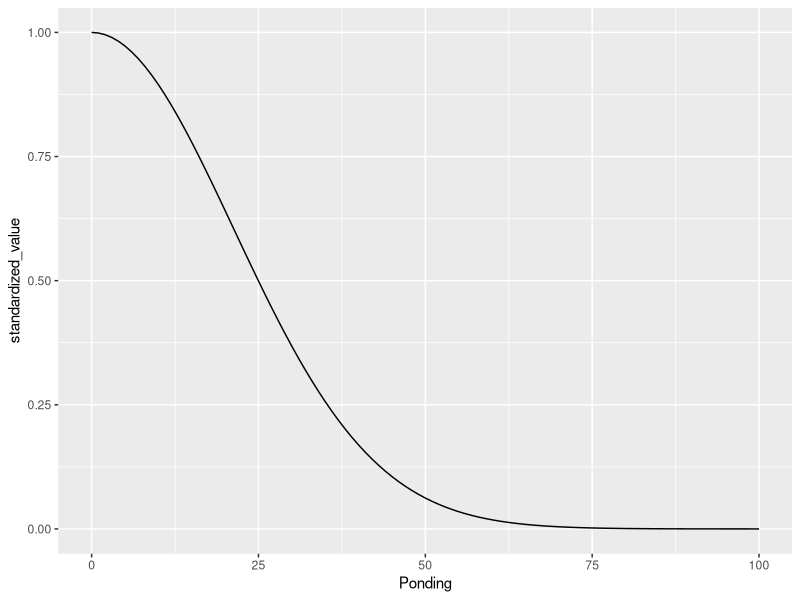
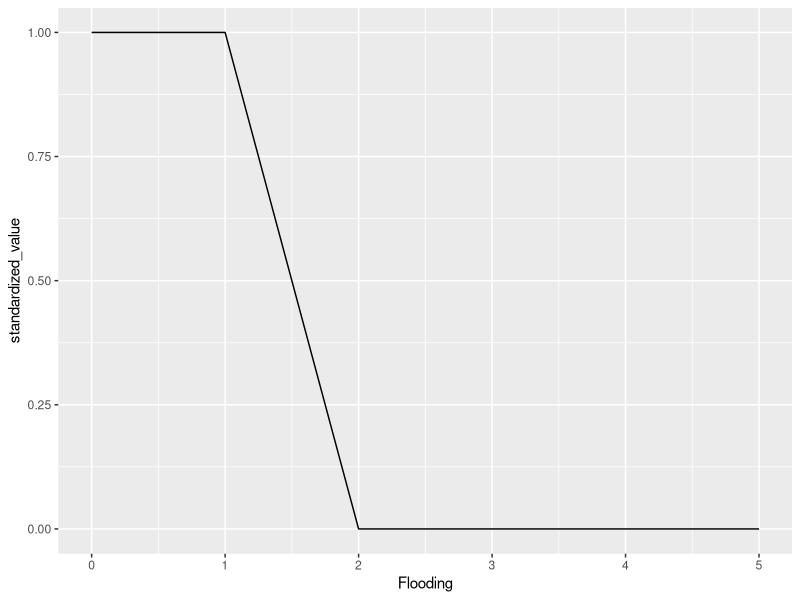
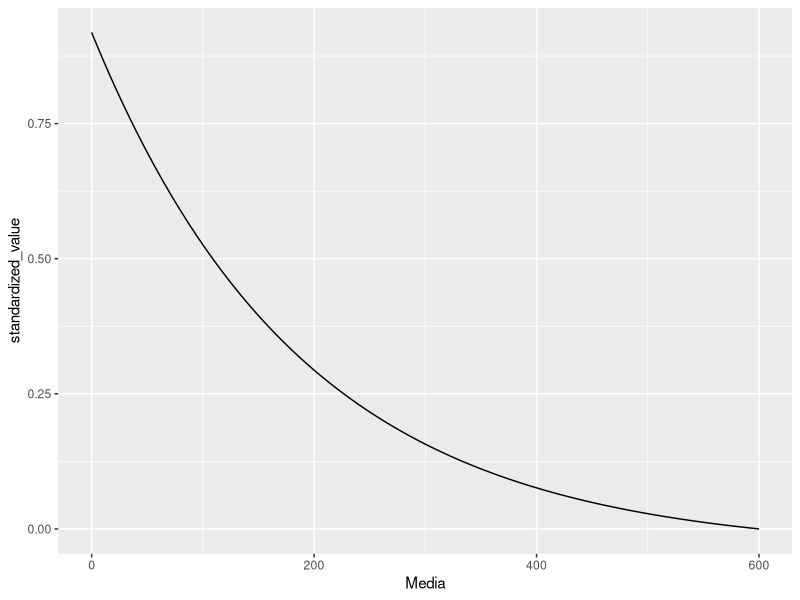
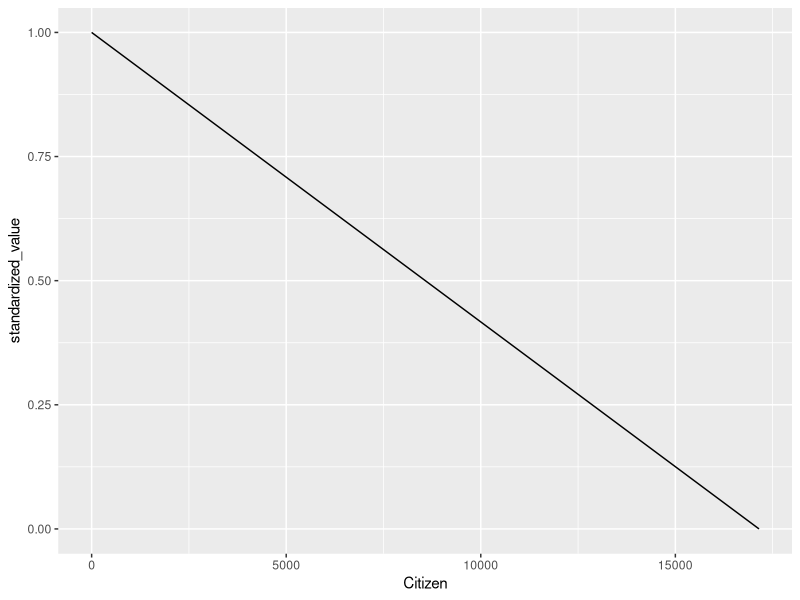
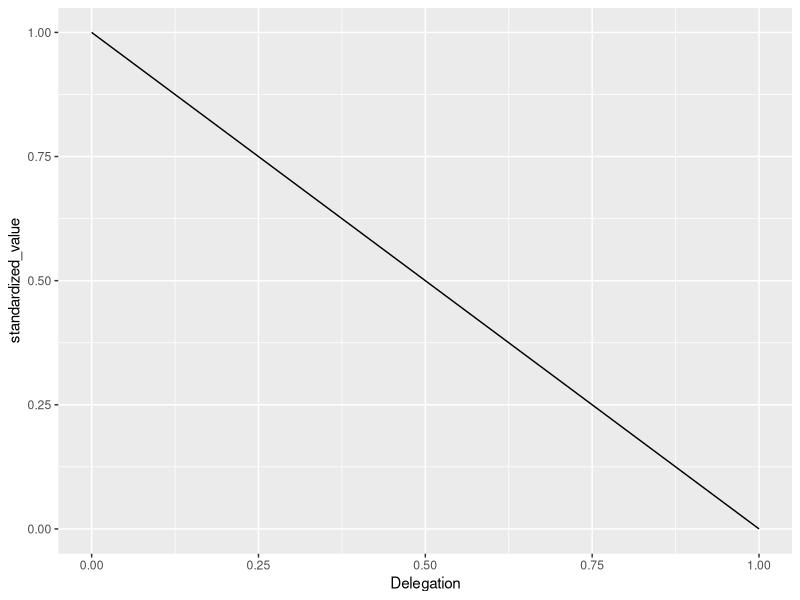
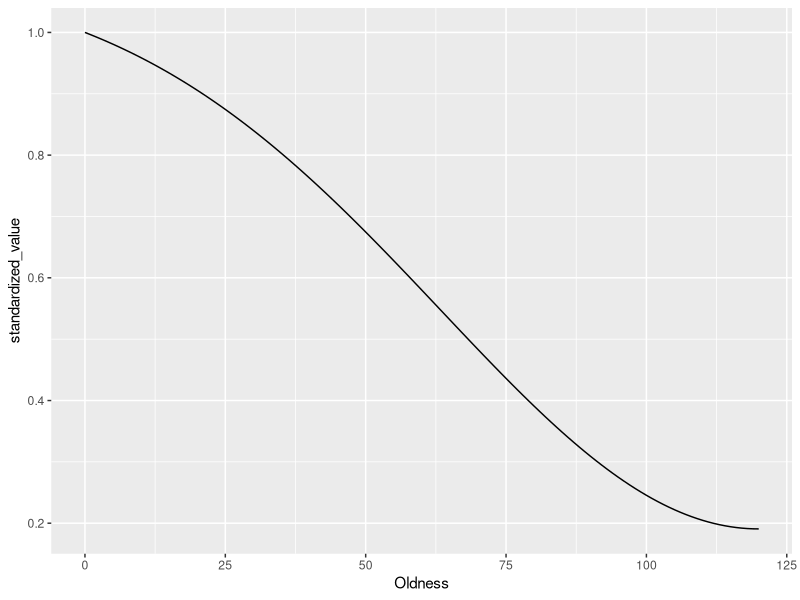
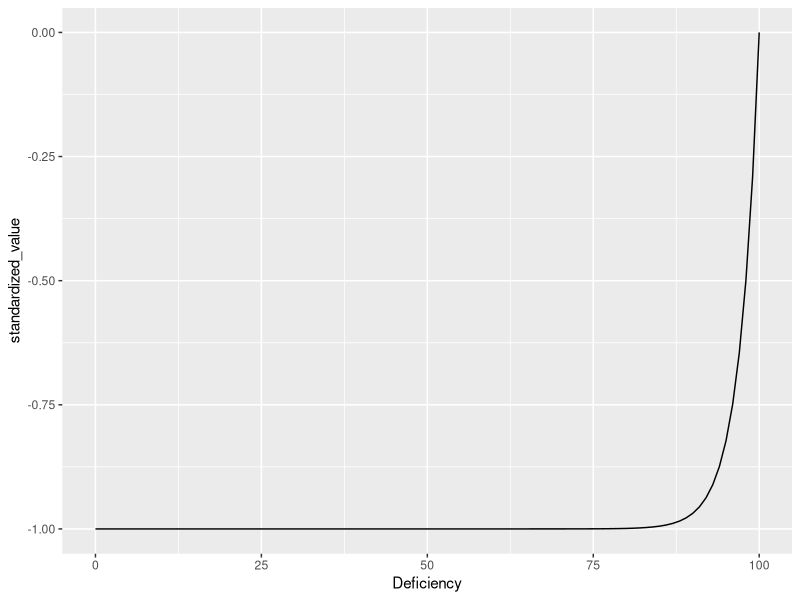
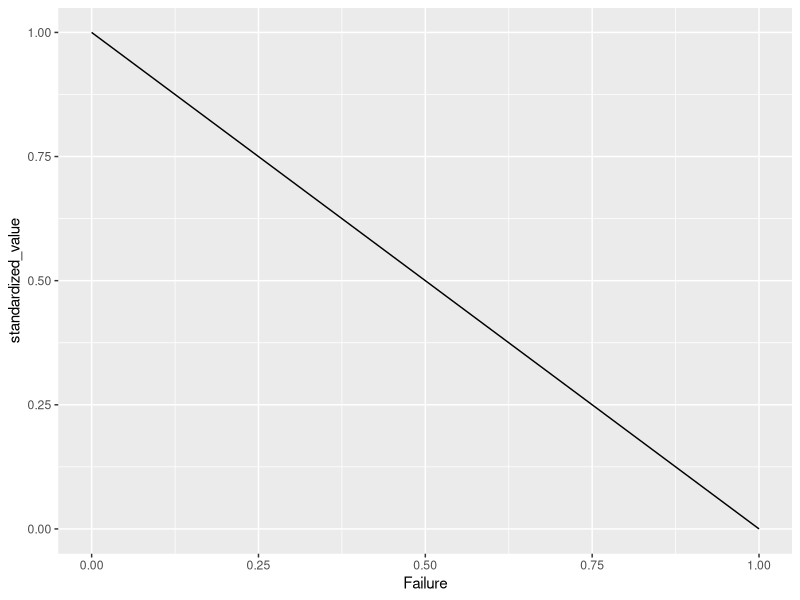

Recreate these plots in R, in order.
## ---- chunk 1
knitr::opts_chunk$set(echo = TRUE)
## ---- chunk 2
require(ggplot2)
require(gridExtra)
## ---- chunk 3
v_c=seq(0,100,1)

y_menos =exp(-((100/30)^2))
y_mas=exp(-((0/30)^2))

standardized_value=(exp(-((v_c/30)^2))-y_menos)/(y_mas+y_menos)

dd<-data.frame(Ponding=seq(0,100,1),standardized_value=(exp(-((v_c/30)^2))-y_menos)/(y_mas+y_menos))
p1=ggplot(data=dd,aes(x=Ponding,y=standardized_value))+geom_line()
p1
## ---- chunk 4
v_c=seq(0,5,1)

standardized_value=1 -(v_c>1)
dd<-data.frame(Flooding=seq(0,5,1),standardized_value=1 -(v_c>1))

p2=ggplot(data=dd,aes(x=Flooding,y=standardized_value))+geom_line()
p2
## ---- chunk 5
v_c=seq(0,600,1)
p_1=(-log(log(1.1+0.88*(10-2),base = 10),base = 10))/((log(600,base = 10))^2)

y_menos =exp(-p_1*600)
y_mas=exp(-p_1*0)

standardized_value=(exp(-p_1*v_c)-y_menos)/(y_mas+y_menos)

dd<-data.frame(Media=seq(0,600,1),standardized_value=(exp(-p_1*v_c)-y_menos)/(y_mas+y_menos))

p3=ggplot(data=dd,aes(x=Media,y=standardized_value))+geom_line()
p3

## ---- chunk 6
v_c=seq(0,17152,10)
standardized_value = 1 - v_c/max(v_c)
dd<-data.frame(Citizen=seq(0,17152,10),standardized_value = 1 - v_c/max(v_c))

p4=ggplot(data=dd,aes(x=Citizen,y=standardized_value))+geom_line()
p4
## ---- chunk 7
v_c=seq(0,1,0.01)
standardized_value = 1 - v_c

dd<-data.frame(Delegation=seq(0,1,0.01),standardized_value = 1 - v_c)

p5=ggplot(data=dd,aes(x=Delegation,y=standardized_value))+geom_line()
p5
## ---- chunk 8
Oldness=seq(0,120,1)

y_mas =exp(-(((120-120)/80)^2))
y_menos=exp(-(((0-120)/80)^2))

standardized_value=1 -(exp(-(((Oldness-120)/80)^2))-y_menos)/(y_mas+y_menos)

dd<-data.frame(Oldness=seq(0,120,1),standardized_value=1 -(exp(-(((Oldness-120)/80)^2))-y_menos)/(y_mas+y_menos))

p6=ggplot(data=dd,aes(x=Oldness,y=standardized_value))+geom_line()

p6

## ---- chunk 9
v_c=seq(0,100,1)
p_1=(-log(log(1.1+0.88*(10-10),base = 10),base = 10))/((log(100,base = 10))^2)

y_menos =exp(p_1*100)
y_mas=exp(p_1*0)

standardized_value=(exp(p_1*v_c)-y_menos)/(y_mas+y_menos)

dd<-data.frame(Deficiency=seq(0,100,1),
standardized_value=(exp(p_1*v_c)-y_menos)/(y_mas+y_menos))

p7=ggplot(data=dd,aes(x=Deficiency,y=standardized_value))+geom_line()

p7
## ---- chunk 10
v_c=seq(0,1,0.01)
standardized_value=1-v_c

dd<-data.frame(Failure=seq(0,1,0.01),
standardized_value=1-v_c)

p8=ggplot(data=dd,aes(x=Failure,y=standardized_value))+geom_line()
p8
## ---- chunk 11
v_c=seq(0,35,0.1)
p_1= 26.06766112					
y_menos= 1 - exp ((35 - 10) / p_1 )
y_mas= 1 - exp ((0 - 10) / p_1 )
standardized_value= ((1 - exp ((v_c - 10) / p_1 )) - y_menos) / (y_mas - y_menos)

dd<-data.frame(Subsidence=seq(0,35,0.1),
standardized_value= ((1 - exp ((v_c - 10) / p_1 )) - y_menos) / (y_mas - y_menos))

p9=ggplot(data=dd,aes(x=Subsidence,y=standardized_value))+geom_line()

p9
## ---- chunk 12
v_c=seq(0,1300,1)
p_1= 742.8737773									
y_menos= 1 - exp ((1300 - 10) / p_1 )
y_mas= 1 - exp ((0 - 10) / p_1 )
standardized_value =((1 - exp ((v_c - 10) / p_1 )) - y_menos) / (y_mas - y_menos)


dd<-data.frame(Rainfall=seq(0,1300,1),
standardized_value =((1 - exp ((v_c - 10) / p_1 )) - y_menos) / (y_mas - y_menos))

p10=ggplot(data=dd,aes(x=Rainfall,y=standardized_value))+geom_line()
p10

## ---- chunk 13
v_c=seq(0,30000,100)

y_mas =exp(-(((30000-30000)/20000)^2))
y_menos=exp(-(((0-30000)/20000)^2))

standardized_value=1 -(exp(-(((v_c-30000)/20000)^2))-y_menos)/(y_mas+y_menos)

dd<-data.frame(Runoff=seq(0,30000,100),
standardized_value=1 -(exp(-(((v_c-30000)/20000)^2))-y_menos)/(y_mas+y_menos))

p11=ggplot(data=dd,aes(x=Runoff,y=standardized_value))+geom_line()
p11
## ---- chunk 14
v_c=seq(0,2.6514,0.01)
p_1= 2.6514
p_2= 5000
y_menos= (exp (- ((0 - p_1) / p_2) ^ 2))
y_mas= (exp (- ((2.6514 - p_1) / p_2) ^ 2))
standardized_value= 1 - ((exp (- ((v_c - p_1) / p_2) ^ 2))  - y_menos) / (y_mas - y_menos)

dd<-data.frame(Garbage=seq(0,2.6514,0.01),
standardized_value= 1 - ((exp (- ((v_c - p_1) / p_2) ^ 2))  - y_menos) / (y_mas - y_menos))

p12=ggplot(data=dd,aes(x=Garbage,y=standardized_value))+geom_line()
p12

## ---- chunk 15
tiff(filename = "c:/Users/abaezaca/Dropbox (ASU)/MEGADAPT/SESMO/standardized_score_functions.tif",width = 12,height = 8,units = "in",res = 300)
grid.arrange(p1,p2,p3,p4,p5,p6,p7,p8,p9,p10,p11,p12,ncol=4)
dev.off()
grid.arrange(p1,p2,p3,p4,p5,p6,p7,p8,p9,p10,p11,p12,ncol=4)
